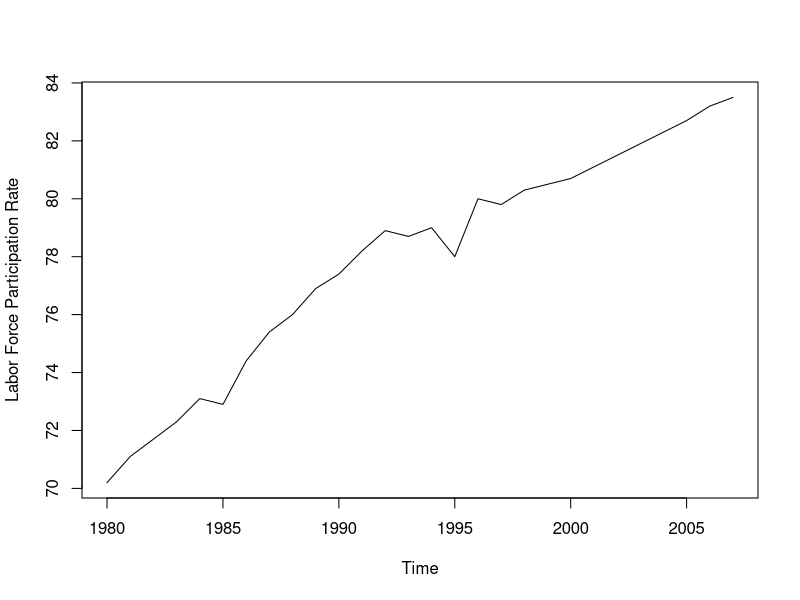
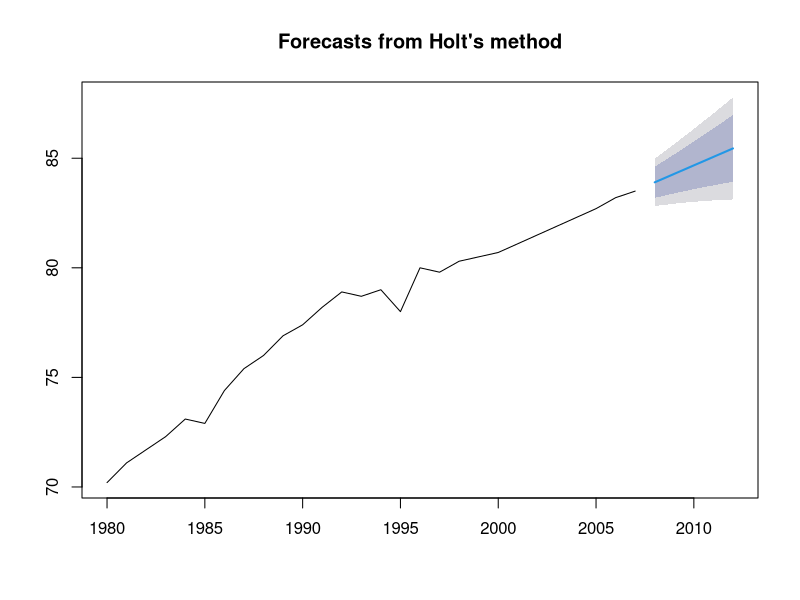
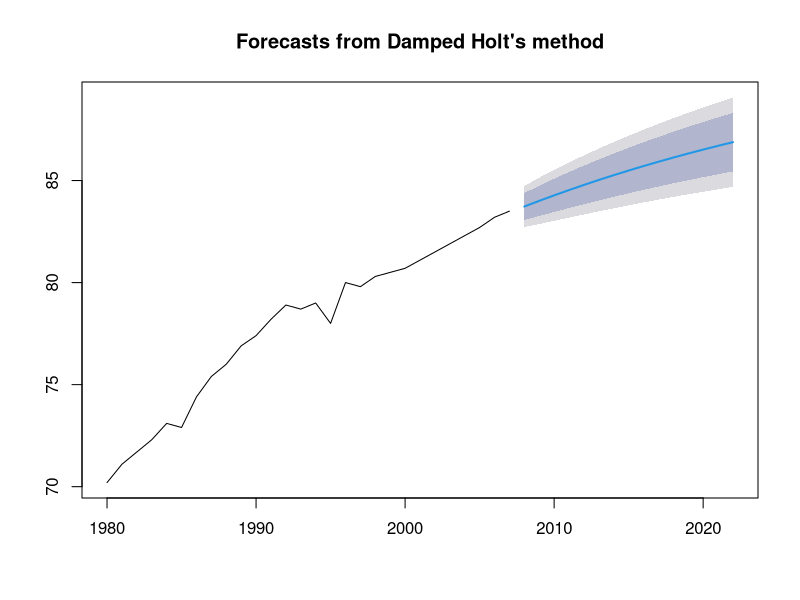
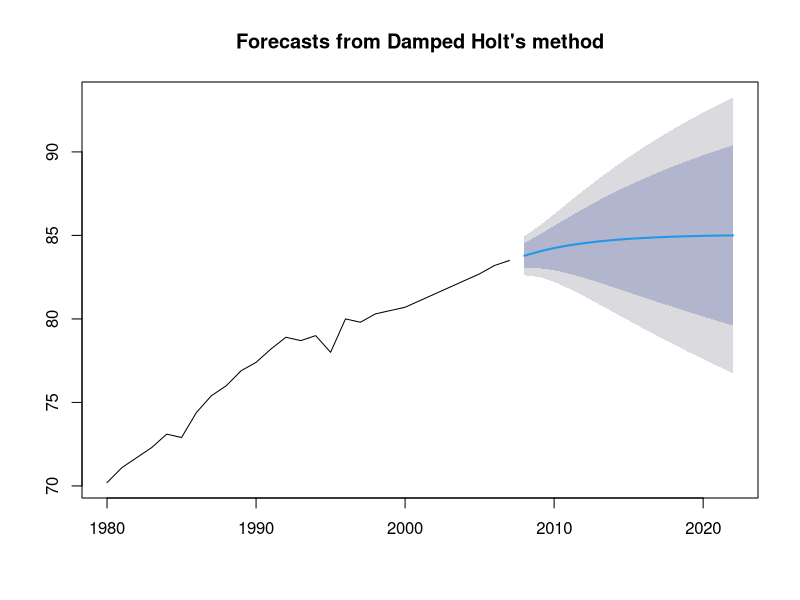
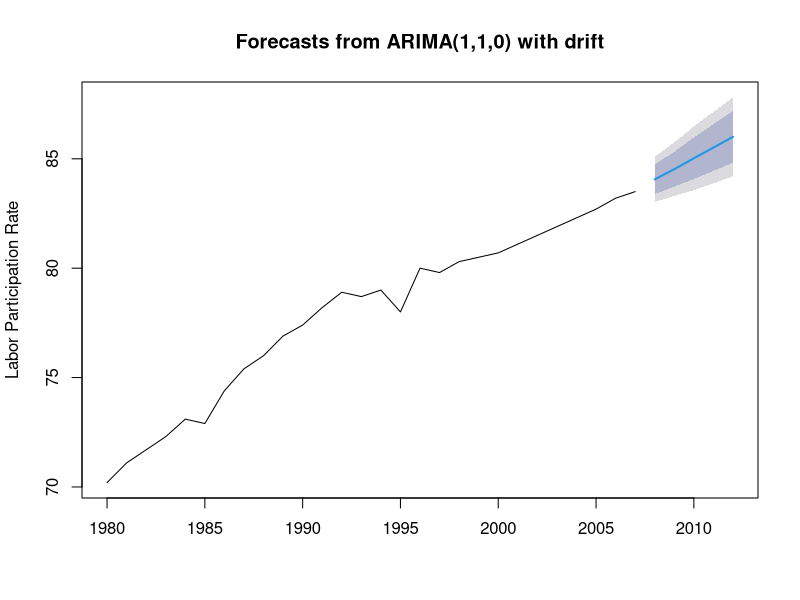
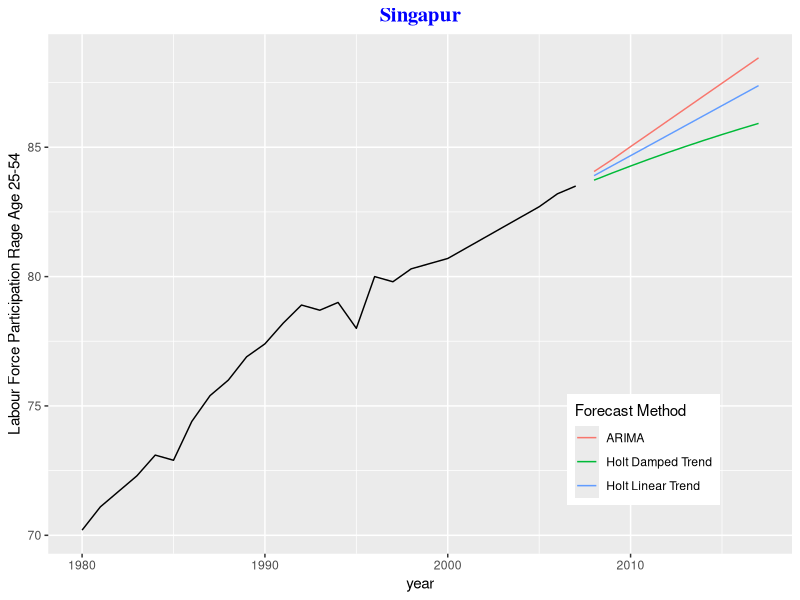
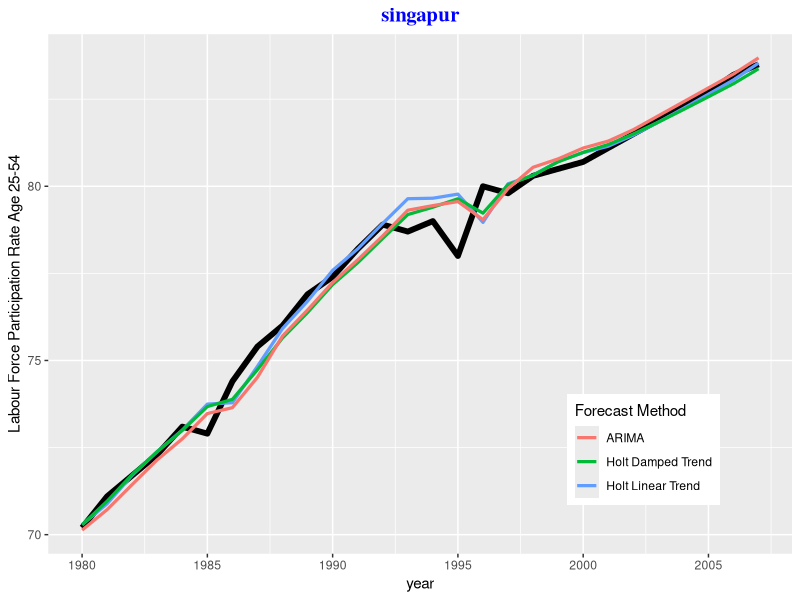
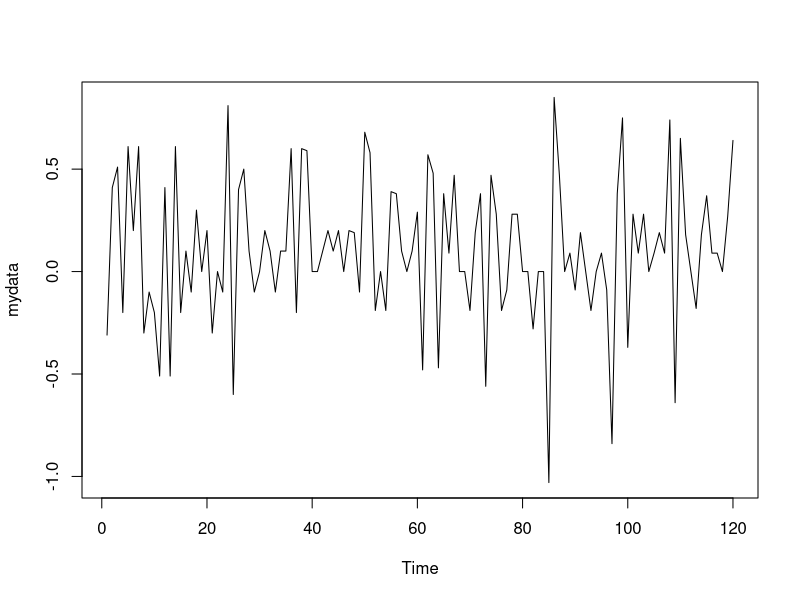

The R script that drew these images, in order: (Note: a time limit stopped this script after it produced the figures.)
## ---- chunk 1
# package load
library(forecast)
library(ggplot2)
## ---- chunk 2
# install.packages("quantmod")
# install.packages("xts")
## ---- chunk 3
# package load
library(forecast)
library(ggplot2)
library(quantmod)
library(xts)

# Import with scan
# "70.19999695	71.09999847	71.69999695	72.30000305	73.09999847	72.90000153	74.40000153	75.40000153	76	76.90000153	77.40000153	78.19999695	78.90000153	78.69999695	79	78	80	79.80000305	80.30000305	80.5	80.69999695	81.09999847	81.5	81.90000153	82.30000305	82.69999695	83.19999695	83.5"
# singapur=scan()
# singapur
singapur <-c(70.19999695,	71.09999847,	71.69999695,	72.30000305,	73.09999847,	72.90000153,	74.40000153,	75.40000153,	76,	76.90000153,	77.40000153,	78.19999695,	78.90000153,	78.69999695,	79,	78,	80,	79.80000305,	80.30000305,	80.5,	80.69999695,	81.09999847,	81.5,	81.90000153,	82.30000305,	82.69999695,	83.19999695,	83.5)
# item 28 are shown by this code 
singapur
singapur <- ts(singapur,start=1980)
singapur
plot(singapur,ylab="Labor Force Participation Rate")
## ---- chunk 4

# holt(data, h=x, damped=FALSE, level=c(80,95),fan=FALSE,initial=c("optimal","simple"),exponential=FALSE,alpha=NULL,beta=NULL,phi=NULL,lambda=NULL)

library(forecast)
holt_trend <- holt(singapur,h=5)
summary(holt_trend)
plot(holt_trend)
## ---- chunk 5
#phi auto generated
plot(holt(singapur,h=15,damped=T))
# To see the generated value for phi: phi=0.96
summary(holt(singapur,h=15,damped=T))

# manual setting of phi
plot(holt(singapur,h=15,damped=T,phi=0.8))

# ARIMA auto generated
singapurarima=auto.arima(singapur)
summary(singapurarima)
## ---- chunk 6
# ARIMA auto generated
singapurarima = auto.arima(singapur)
summary(singapurarima)

## ARIMA(1,1,0) with drift
## Summary output is same as the holt model
## The buttom shows that training set error measures

plot(forecast(singapurarima,h=5),ylab="Labor Participation Rate")

# The above setting might work for short term period
# Flatting curve needs to be designed

# Exact calculation of Arima parameters
auto.arima(singapur,stepwise = F,approximation = F)

## ---- chunk 7
# model setting
# 1: Holttrend model
library(forecast)
holt_trend = holt(singapur,h=10)
holtdamped=holt(singapur,h=10,damped=T)
arimafore=forecast(auto.arima(singapur),h=10)
## ---- chunk 8
library(ggplot2)
autoplot(singapur)+
  forecast::autolayer(holt_trend$mean,series="Holt Linear Trend")+
  forecast::autolayer(holtdamped$mean,series="Holt Damped Trend")+
  forecast::autolayer(arimafore$mean,series="ARIMA")+
  xlab("year")+ylab("Labour Force Participation Rage Age 25-54")+
  guides(colour=guide_legend(title="Forecast Method"))+
  theme(legend.position = c(0.8,0.2))+
  ggtitle("Singapur")+
  theme(plot.title = element_text(family="Times",hjust=0.5,color="blue",face="bold",size=15))
## ---- chunk 9
# package load
library(forecast)
library(ggplot2)

# models 
holttrend=holt(singapur,h=10)
holtdamped=holt(singapur,h=10,damped=T)
airmafore=forecast(auto.arima(singapur),h=10)

autoplot(singapur)+geom_line(size=2)+
  forecast::autolayer(holttrend$fitted,series="Holt Linear Trend",size=1.1)+
  forecast::autolayer(holtdamped$fitted,series="Holt Damped Trend",size=1.1)+
  forecast::autolayer(arimafore$fitted,series="ARIMA",size=1.1)+
  xlab("year")+ylab("Labour Force Participation Rate Age 25-54")+
  guides(colour=guide_legend(title="Forecast Method"))+
  theme(legend.position=c(0.8,0.2))+
  ggtitle("singapur")+theme(plot.title=element_text(family="Times",hjust=0.5,color="blue",face="bold",size=15))
## ---- chunk 10
# data load
# mydata = scan()

mydata <- c(-0.31,	0.41,	0.51,	-0.2,	0.61,	0.2,	0.61,	-0.3,	-0.1,	-0.2,	-0.51,	0.41, -0.51,	0.61,	-0.2,	0.1,	-0.1,	0.3,	0,	0.2,	-0.3,	0,	-0.1,	0.81, -0.6,	0.4,	0.5,	0.1,	-0.1,	0,	0.2,	0.1,	-0.1,	0.1,	0.1,	0.6, -0.2,	0.6,	0.59,	0,	0,	0.1,	0.2,	0.1,	0.2,	0,	0.2,	0.19, -0.1,	0.68,	0.58,	-0.19,	0,	-0.19,	0.39,	0.38,	0.1,	0,	0.1,	0.29, -0.48,	0.57,	0.48,	-0.47,	0.38,	0.09,	0.47,	0,	0,	-0.19,	0.19,	0.38, -0.56,	0.47,	0.28,	-0.19,	-0.09,	0.28,	0.28,	0,	0,	-0.28,	0,	0, -1.03,	0.85,	0.47,	0,	0.09,	-0.09,	0.19,	0,	-0.19,	0,	0.09,	-0.09, -0.84,	0.38,	0.75,	-0.37,	0.28,	0.09,	0.28,	0,	0.09,	0.19,	0.09,	0.74, -0.64,	0.65,	0.18,	0,	-0.18,	0.18,	0.37,	0.09,	0.09,	0,	0.27,	0.64)
mydata
# raw data
# -0.31	0.41	0.51	-0.2	0.61	0.2	0.61	-0.3	-0.1	-0.2	-0.51	0.41 -0.51	0.61	-0.2	0.1	-0.1	0.3	0	0.2	-0.3	0	-0.1	0.81 -0.6	0.4	0.5	0.1	-0.1	0	0.2	0.1	-0.1	0.1	0.1	0.6 -0.2	0.6	0.59	0	0	0.1	0.2	0.1	0.2	0	0.2	0.19 -0.1	0.68	0.58	-0.19	0	-0.19	0.39	0.38	0.1	0	0.1	0.29 -0.48	0.57	0.48	-0.47	0.38	0.09	0.47	0	0	-0.19	0.19	0.38 -0.56	0.47	0.28	-0.19	-0.09	0.28	0.28	0	0	-0.28	0	0 -1.03	0.85	0.47	0	0.09	-0.09	0.19	0	-0.19	0	0.09	-0.09 -0.84	0.38	0.75	-0.37	0.28	0.09	0.28	0	0.09	0.19	0.09	0.74 -0.64	0.65	0.18	0	-0.18	0.18	0.37	0.09	0.09	0	0.27	0.64

# timestamp
# mydata
plot.ts(mydata)

# ts() function - ts data load
germaninfl=ts(mydata,start=2008,frequency = 12)
plot(germaninfl)

# basic structure
ts(mydata, start=c(2008,3),frequency=12)
## ---- chunk 11

# Data load
# mydata=scan()
# plot.ts(mydata)

# germaninfl=ts(mydata,start=2008,frequency = 12)
# plot(germaninfl)

# Seasonal decomposition
plot(germaninfl)
decompose(germaninfl)
plot(decompose(germaninfl))

# using the stl method
plot(stl(germaninfl,s.window = 7))

# stl forecasting
library(forecast)
plot(stlf(germaninfl,method="ets"))

# comparison with a standard est forecast
plot(forecast(ets(germaninfl),h=24))

# using autoplot
library(ggplot2)
autoplot(stlf(germaninfl,method="ets"))

# Seasonal Arima(package forecast)
auto.arima(germaninfl,stepwise=T,
           approximation=F,trace=T)

# Getting an object
germaninflarima = auto.arima(germaninfl,stepwise=T,
                             approximation = F,trace=T)

# forecast
forec=forecast(germaninflarima)
plot(forec)

# exponential smoothing with ets
# auto generated
ets(germaninfl)
# forecast plot
germaninflets=ets(germaninfl)
plot(forecast(germaninflets,h=60))

# comparison with seasonal Holt Winters model
plot(hw(germaninfl,h=60))

# cross validation of 2 models
germnainflets=ets(germaninfl)
germaninflarima=auto.arima(germaninfl,
                           stepwise=T,
                           approximation=F,
                           trace=T)

## Function definition
forecastets = function(x,h){
  forecast(ets(x),h=h)
}

forecastarima = function(x,h){
  forecast(auto.arima(x),stepwise=T,approximation=F,h=h)
}

esterror=tsCV(germaninfl,forecastets,h=1)
arimaerror=tsCV(germaninfl,forecastarima,h=1)

mean(esterror^2,na.rm=T)
mean(arimaerror^2,na.rm=T)
## ---- chunk 12
decompose(germaninfl)
plot(decompose(germaninfl))
## ---- chunk 13
# plot visualization
plot(stl(germaninfl,s.window = 7))
# second to top: seasonality
## ---- chunk 14
library(forecast)

# stl forecasting + ETS
plot(stlf(germaninfl,method="ets"))

# comparison with a standard ets forecast
# peaks and slppes are different
plot(forecast(ets(germaninfl),h=24))

# using autoplot
library(ggplot2)
autoplot(stlf(germaninfl,method="ets"))
## ---- chunk 15
# Seasonal ARIMA (package forecast)
library(forecast)
auto.arima(germaninfl,stepwise=T,
           approximation=F,trace=T)
## ---- chunk 16
# Getting an object <forecast>
germaninflarima <- auto.arima(germaninfl,
                              stepwise=T,
                              approximation=F,
                              trace=T)
forec <- forecast(germaninflarima)
plot(forec)
## ---- chunk 17
# library(forecast)
# est(data)
# # Function arguments
?ets()
## ---- chunk 18
# Exponentila smoothing with ets
# Auto generated
library(forecast)
ets(germaninfl)

# forecast plot
germaninflets=ets(germaninfl)
plot(germaninflets)     
plot(forecast(germnainflets,h=60))

# comparison with seasonal Holt Winter model
plot(hw(germaninfl,h=60))
## ---- chunk 19
forecastes=
  function(x,h)
  {forecast(est(x),h=h)}
## ---- chunk 20
library(forecast)
forecastarima=
  function(x,h)
  {forecast(auto.arima(x),
            stepwise=T,
            approximation=F,
            h=h)
  }
## ---- chunk 21
etserror=tsCV(germaninfl,forecastets,h=1)
arimaerror=tsCV(germaninfl,forecastarima,h=1)
## ---- chunk 22
# error calculation
mean(etserror^2,na.rm=T)
mean(arimaerror^2,na.rm = T)
## ---- chunk 23
install.packages("quantmod")
library(quantmod)
## ---- chunk 24
# activate the package "quantmod"
library(quantmod)

# name of the new object
# novartis = getSymbols(
#     # function for stock data scraping
#     symbol="NVS",
#     #stock symbol - ticker for Novartis stock
#     # scraping more than one stock, symbol=c("","")
#     auto.assign = F,
#     # assign an object name automatically - FALSE for manual assignemnt of single stack, while scraping multiple stocks this must be TRUE 
#     from="2015-01-01",
#     to="2016-01-01")
# 
# novartis = getSymbols("NVS", auto.assign=F, 
#                   from = "2015-01-01", to = "2016-01-01")
# 
# View(novartis)
## ---- chunk 25
# data visualization
plot(as.ts(novartis$NVS.Open))
